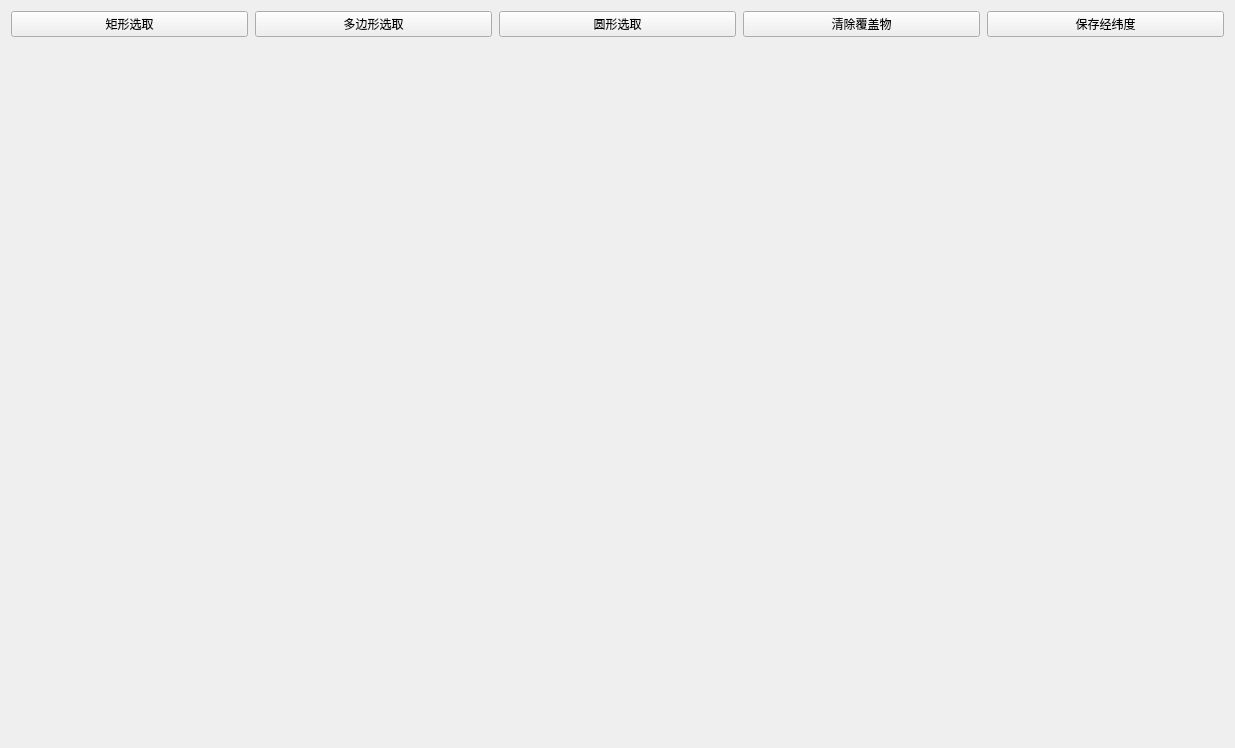
<?xml version="1.0" encoding="UTF-8"?>
<ui version="4.0">
 <class>RegionalPlanningWidget</class>
 <widget class="QWidget" name="RegionalPlanningWidget">
  <property name="geometry">
   <rect>
    <x>0</x>
    <y>0</y>
    <width>1235</width>
    <height>748</height>
   </rect>
  </property>
  <property name="windowTitle">
   <string>Form</string>
  </property>
  <layout class="QGridLayout" name="gridLayout_2">
   <item row="1" column="0">
    <layout class="QGridLayout" name="gridLayout">
     <item row="0" column="0">
      <widget class="QWidget" name="qTestWebWidget" native="true"/>
     </item>
    </layout>
   </item>
   <item row="0" column="0">
    <layout class="QHBoxLayout" name="horizontalLayout">
     <property name="spacing">
      <number>7</number>
     </property>
     <item>
      <widget class="QPushButton" name="rectangleSelectionBtn">
       <property name="text">
        <string>矩形选取</string>
       </property>
      </widget>
     </item>
     <item>
      <widget class="QPushButton" name="polygonSelectionBtn">
       <property name="text">
        <string>多边形选取</string>
       </property>
      </widget>
     </item>
     <item>
      <widget class="QPushButton" name="circleSelectionBtn">
       <property name="text">
        <string>圆形选取</string>
       </property>
      </widget>
     </item>
     <item>
      <widget class="QPushButton" name="clearOverlaysBtn">
       <property name="text">
        <string>清除覆盖物</string>
       </property>
      </widget>
     </item>
     <item>
      <widget class="QPushButton" name="saveCoordinatesBtn">
       <property name="text">
        <string>保存经纬度</string>
       </property>
      </widget>
     </item>
    </layout>
   </item>
  </layout>
 </widget>
 <resources/>
 <connections/>
</ui>
